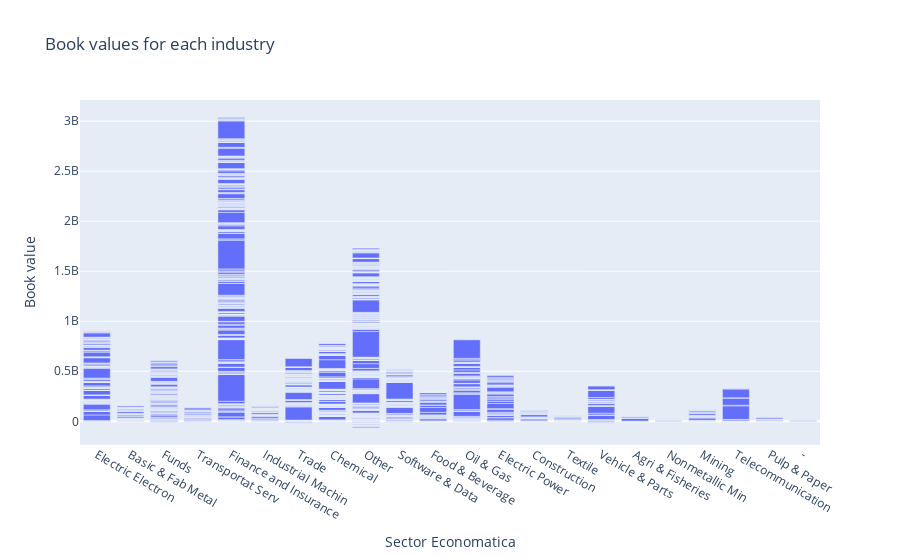

The notebook cell this image was saved under:
### Markdown cell above
**LOOKING AT THE DATA THAT WE GOT AND TAKING A LOOK ON THE GRAPH I CAN SAY THAT THERE ARE REALLY BIG BOOK VALUE SECTORS THAT LITERALLY GO BEYOND THE MEAN**

### Code cell
px.bar(us_2022_q2, x = 'Sector\nEconomatica', y = 'Book value', title = "Book values for each industry")

### Figure 1 — Plotly figure (JSON) as saved in the notebook; plotly's stock layout.template omitted (floating-point values rounded to 4 significant figures; data arrays with more than 128 entries replaced by an {"elided": "..."} marker saying what was removed)
{"data": [{"alignmentgroup": "True", "hovertemplate": "Sector\nEconomatica=%{x}<br>Book value=%{y}<extra></extra>", "legendgroup": "", "marker": {"color": "#636efa", "pattern": {"shape": ""}}, "name": "", "offsetgroup": "", "orientation": "v", "showlegend": false, "textposition": "auto", "type": "bar", "x": {"elided": "3600 str values"}, "xaxis": "x", "y": {"elided": "3600 float values"}, "yaxis": "y"}], "layout": {"barmode": "relative", "legend": {"tracegroupgap": 0}, "title": {"text": "Book values for each industry"}, "xaxis": {"anchor": "y", "domain": [0, 1], "title": {"text": "Sector\nEconomatica"}}, "yaxis": {"anchor": "x", "domain": [0, 1], "title": {"text": "Book value"}}}}
